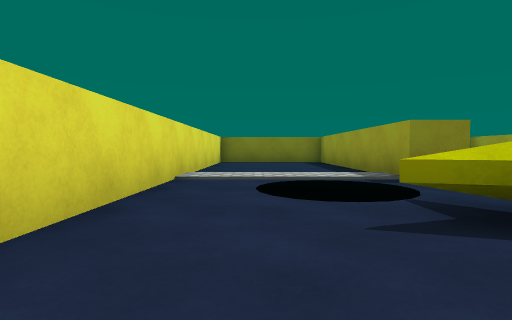
View 1 (above)

16 first-person views from a walk through a scene from a Unity 3-D project. The camera is 0.51 m above the floor, tilts 2° down and sees 80° across. The floor is counted in squares, 1 m on a side. Each view is taken from the middle of a square. On the plan, view 1 faces up. The plan holds only what a view shows up to about 9 squares ahead; the rest is blank. The player is left out. Some surface patterns are stand-ins.

View 2
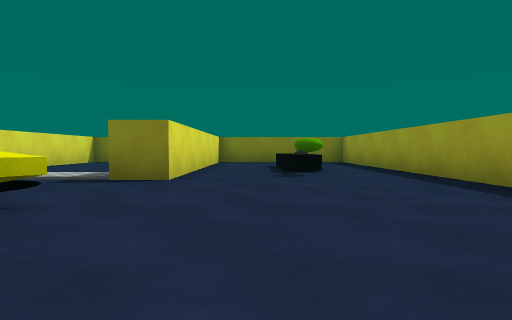

View 3
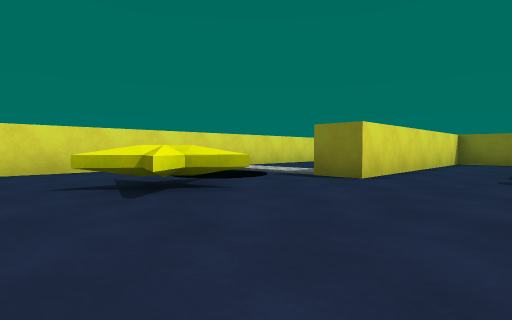

View 4
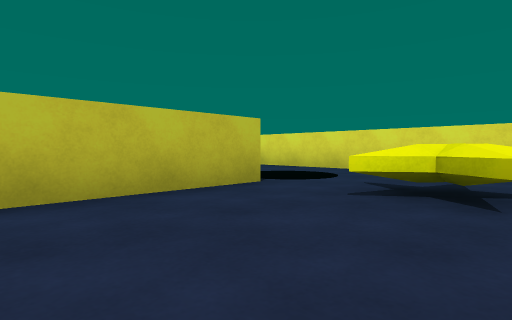

View 5
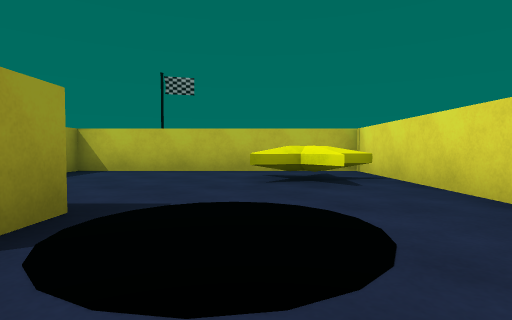

View 6
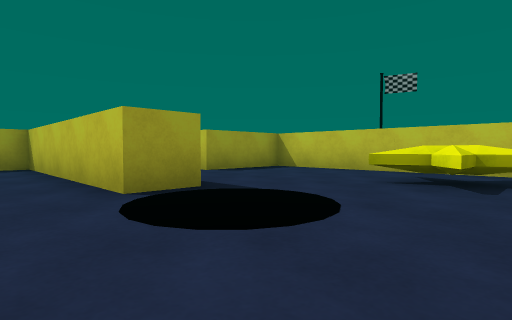

View 7
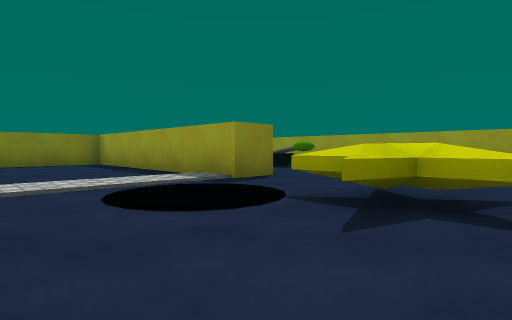

View 8
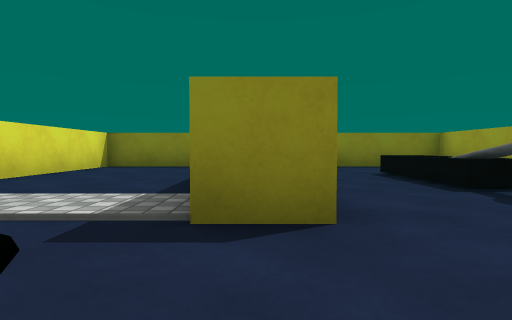

View 9
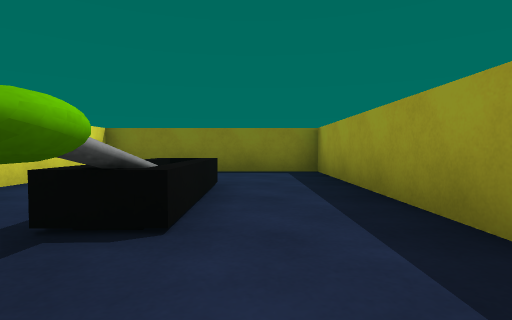

View 10
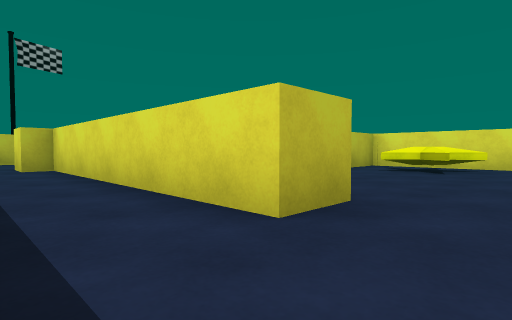

View 11
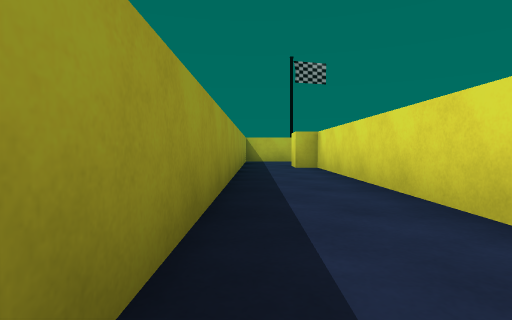

View 12
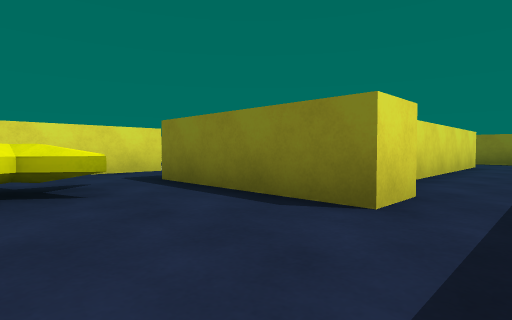

View 13
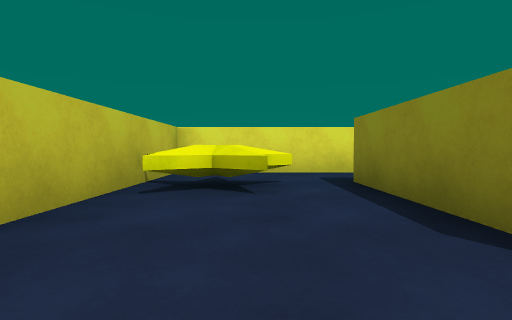

View 14
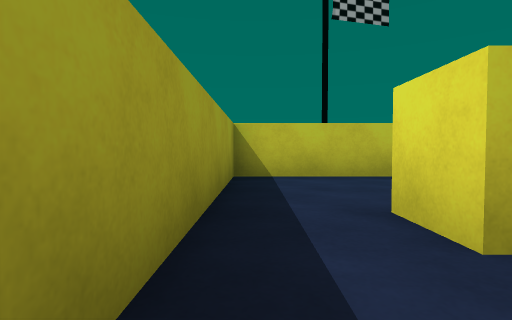

View 15
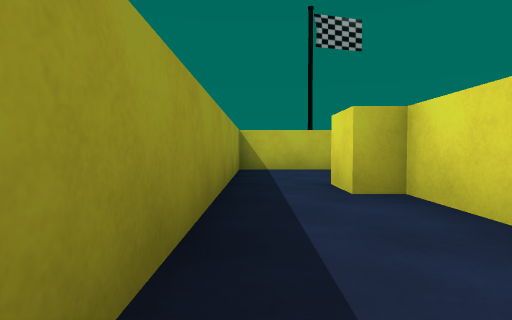

View 16
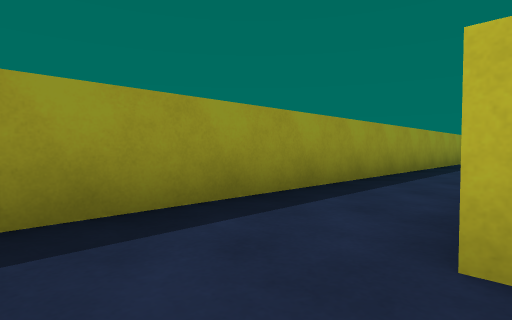

### Floor plan
Key: @ floor where view 1 was taken; # wall or solid block; . main floor; : floor 0.05 m higher than the main floor; S star; O other object.
Columns run from 2 left of view 1 to 9 right of it. Each row starts with its distance up from view 1.
 12 #### #######
 11 #....#.....#
 10 #....#.....#
  9 #....#..O..#
  8 #....#..O..#
  7 #....#..O..#
  6 #::::#..O..#
  5 #..O.......#
  4 #.O O......#
  3 #..O.......#
  2 #...S..... #
  1 #........  #
  0 #.@O.......#
 -1 #..OO#######
 -2 #..O.......#
 -3 #..........#
 -4 #......##..#
 -5 #.S....##..#
 -6 #########..#
 -7         #..#
 -8         #..#
 -9         #..#
-10         #..#
-11    #..###..#
-12    #.......#
-13    #.......#
-14    #..S....#
-15    #########

Positions as (right, up) in squares from view 1, and headings:
1: (0, 0), facing up
2: (5, 0), facing up
3: (6, 0), facing up-left
4: (6, 3), facing down-left
5: (1, 1), facing down
6: (-1, 1), facing down-right
7: (-1, 1), facing up-right
8: (3, 3), facing up
9: (7, 5), facing up
10: (8, -2), facing down-left
11: (8, -2), facing down
12: (8, -14), facing up-left
13: (8, -13), facing left
14: (8, -9), facing down
15: (8, -7), facing down
16: (6, -2), facing down-right
